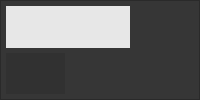
        <widget class="QFrame" name="frame_3">
         <property name="sizePolicy">
          <sizepolicy hsizetype="Preferred" vsizetype="Preferred">
           <horstretch>0</horstretch>
           <verstretch>2</verstretch>
          </sizepolicy>
         </property>
         <property name="styleSheet">
          <string notr="true">background-color:rgb(54, 54, 54)</string>
         </property>
         <property name="frameShape">
          <enum>QFrame::StyledPanel</enum>
         </property>
         <property name="frameShadow">
          <enum>QFrame::Raised</enum>
         </property>
         <layout class="QGridLayout" name="gridLayout">
          <property name="leftMargin">
           <number>5</number>
          </property>
          <property name="topMargin">
           <number>5</number>
          </property>
          <property name="rightMargin">
           <number>5</number>
          </property>
          <property name="bottomMargin">
           <number>5</number>
          </property>
          <property name="spacing">
           <number>5</number>
          </property>
          <item row="1" column="0">
           <widget class="QWidget" name="widget_7" native="true">
            <property name="sizePolicy">
             <sizepolicy hsizetype="Preferred" vsizetype="Preferred">
              <horstretch>2</horstretch>
              <verstretch>2</verstretch>
             </sizepolicy>
            </property>
            <property name="maximumSize">
             <size>
              <width>16777215</width>
              <height>400</height>
             </size>
            </property>
            <property name="styleSheet">
             <string notr="true">background-color:rgb(49, 49, 49)</string>
            </property>
           </widget>
          </item>
          <item row="1" column="2">
           <widget class="QWidget" name="widget_3" native="true"/>
          </item>
          <item row="0" column="2">
           <widget class="QWidget" name="widget_2" native="true">
            <property name="sizePolicy">
             <sizepolicy hsizetype="Preferred" vsizetype="Preferred">
              <horstretch>2</horstretch>
              <verstretch>0</verstretch>
             </sizepolicy>
            </property>
           </widget>
          </item>
          <item row="0" column="0" colspan="2">
           <widget class="QWidget" name="widget_5" native="true">
            <property name="sizePolicy">
             <sizepolicy hsizetype="Preferred" vsizetype="Preferred">
              <horstretch>2</horstretch>
              <verstretch>2</verstretch>
             </sizepolicy>
            </property>
            <property name="styleSheet">
             <string notr="true">background-color:rgb(231, 231, 231)</string>
            </property>
            <layout class="QGridLayout" name="gridLayout_8"/>
           </widget>
          </item>
          <item row="1" column="1">
           <widget class="QWidget" name="widget_1" native="true"/>
          </item>
         </layout>
        </widget>
